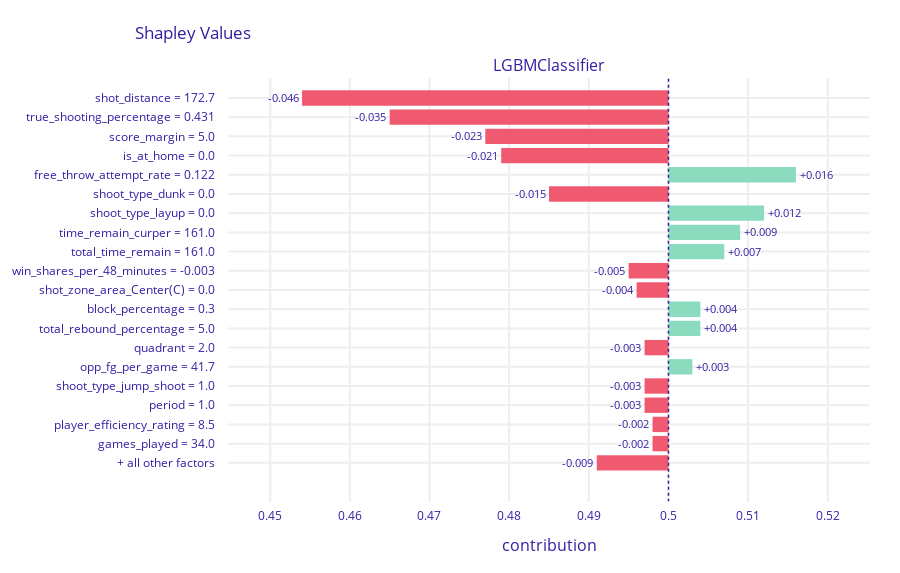

The notebook cell saved with this chart:
### Code cell
# On calcule les valeurs de Shapley pour le tir raté sélectionné
shap_missed = exp.predict_parts(missed_shot, type='shap')

# On affiche les valeurs de Shapley
shap_missed.plot(max_vars=20)

### Figure 1 — Plotly figure (JSON) as saved in the notebook; plotly's stock layout.template omitted (floating-point values rounded to 4 significant figures)
{"data": [{"base": 0.5, "hoverinfo": "text", "hoverlabel": {"bgcolor": "rgba(0,0,0,0.8)"}, "hovertext": ["Average response: 0.5<br>Prediction: 0.385<br>shot_distance = 172.7<br>decreases average response <br>by 0.046", "Average response: 0.5<br>Prediction: 0.385<br>true_shooting_percentage = 0.431<br>decreases average response <br>by 0.035", "Average response: 0.5<br>Prediction: 0.385<br>score_margin = 5.0<br>decreases average response <br>by 0.023", "Average response: 0.5<br>Prediction: 0.385<br>is_at_home = 0.0<br>decreases average response <br>by 0.021", "Average response: 0.5<br>Prediction: 0.385<br>free_throw_attempt_rate = 0.122<br>increases average response <br>by 0.016", "Average response: 0.5<br>Prediction: 0.385<br>shoot_type_dunk = 0.0<br>decreases average response <br>by 0.015", "Average response: 0.5<br>Prediction: 0.385<br>shoot_type_layup = 0.0<br>increases average response <br>by 0.012", "Average response: 0.5<br>Prediction: 0.385<br>time_remain_curper = 161.0<br>increases average response <br>by 0.009", "Average response: 0.5<br>Prediction: 0.385<br>total_time_remain = 161.0<br>increases average response <br>by 0.007", "Average response: 0.5<br>Prediction: 0.385<br>win_shares_per_48_minutes = -0.003<br>decreases average response <br>by 0.005", "Average response: 0.5<br>Prediction: 0.385<br>shot_zone_area_Center(C) = 0.0<br>decreases average response <br>by 0.004", "Average response: 0.5<br>Prediction: 0.385<br>block_percentage = 0.3<br>increases average response <br>by 0.004", "Average response: 0.5<br>Prediction: 0.385<br>total_rebound_percentage = 5.0<br>increases average response <br>by 0.004", "Average response: 0.5<br>Prediction: 0.385<br>quadrant = 2.0<br>decreases average response <br>by 0.003", "Average response: 0.5<br>Prediction: 0.385<br>opp_fg_per_game = 41.7<br>increases average response <br>by 0.003", "Average response: 0.5<br>Prediction: 0.385<br>shoot_type_jump_shoot = 1.0<br>decreases average response <br>by 0.003", "Average response: 0.5<br>Prediction: 0.385<br>period = 1.0<br>decreases average response <br>by 0.003", "Average response: 0.5<br>Prediction: 0.385<br>player_efficiency_rating = 8.5<br>decreases average response <br>by 0.002", "Average response: 0.5<br>Prediction: 0.385<br>games_played = 34.0<br>decreases average response <br>by 0.002", "Average response: 0.5<br>Prediction: 0.385<br>+ all other factors<br>decreases average response <br>by 0.009"], "marker": {"color": ["#f05a71", "#f05a71", "#f05a71", "#f05a71", "#8bdcbe", "#f05a71", "#8bdcbe", "#8bdcbe", "#8bdcbe", "#f05a71", "#f05a71", "#8bdcbe", "#8bdcbe", "#f05a71", "#8bdcbe", "#f05a71", "#f05a71", "#f05a71", "#f05a71", "#f05a71"]}, "orientation": "h", "showlegend": false, "text": ["-0.046", "-0.035", "-0.023", "-0.021", "+0.016", "-0.015", "+0.012", "+0.009", "+0.007", "-0.005", "-0.004", "+0.004", "+0.004", "-0.003", "+0.003", "-0.003", "-0.003", "-0.002", "-0.002", "-0.009"], "textposition": "outside", "type": "bar", "x": [-0.046, -0.035, -0.023, -0.021, 0.016, -0.015, 0.012, 0.009, 0.007, -0.005, -0.004, 0.004, 0.004, -0.003, 0.003, -0.003, -0.003, -0.002, -0.002, -0.009], "xaxis": "x", "y": ["shot_distance = 172.7", "true_shooting_percentage = 0.431", "score_margin = 5.0", "is_at_home = 0.0", "free_throw_attempt_rate = 0.122", "shoot_type_dunk = 0.0", "shoot_type_layup = 0.0", "time_remain_curper = 161.0", "total_time_remain = 161.0", "win_shares_per_48_minutes = -0.003", "shot_zone_area_Center(C) = 0.0", "block_percentage = 0.3", "total_rebound_percentage = 5.0", "quadrant = 2.0", "opp_fg_per_game = 41.7", "shoot_type_jump_shoot = 1.0", "period = 1.0", "player_efficiency_rating = 8.5", "games_played = 34.0", "+ all other factors"], "yaxis": "y"}], "layout": {"annotations": [{"font": {"size": 16}, "showarrow": false, "text": "LGBMClassifier", "x": 0.5, "xanchor": "center", "xref": "paper", "y": 1, "yanchor": "bottom", "yref": "paper"}, {"font": {"size": 16}, "showarrow": false, "text": "contribution", "x": 0.5, "xanchor": "center", "xref": "paper", "y": 0, "yanchor": "top", "yref": "paper", "yshift": -30}], "font": {"color": "#371ea3"}, "height": 573, "margin": {"b": 71, "r": 30, "t": 78}, "shapes": [{"line": {"color": "#371ea3", "dash": "dot", "width": 1.5}, "type": "line", "x0": 0.5, "x1": 0.5, "xref": "x", "y0": -1, "y1": 21, "yref": "y"}], "title": {"text": "Shapley Values", "x": 0.15}, "xaxis": {"anchor": "y", "automargin": true, "domain": [0, 1], "fixedrange": true, "gridwidth": 2, "range": [0.4447, 0.5253], "tickcolor": "white", "ticklen": 3, "ticks": "outside", "type": "linear", "zeroline": false}, "yaxis": {"anchor": "x", "automargin": true, "autorange": "reversed", "domain": [0, 1], "fixedrange": true, "gridwidth": 2, "tickcolor": "white", "ticklen": 10, "ticks": "outside", "type": "category"}}}
